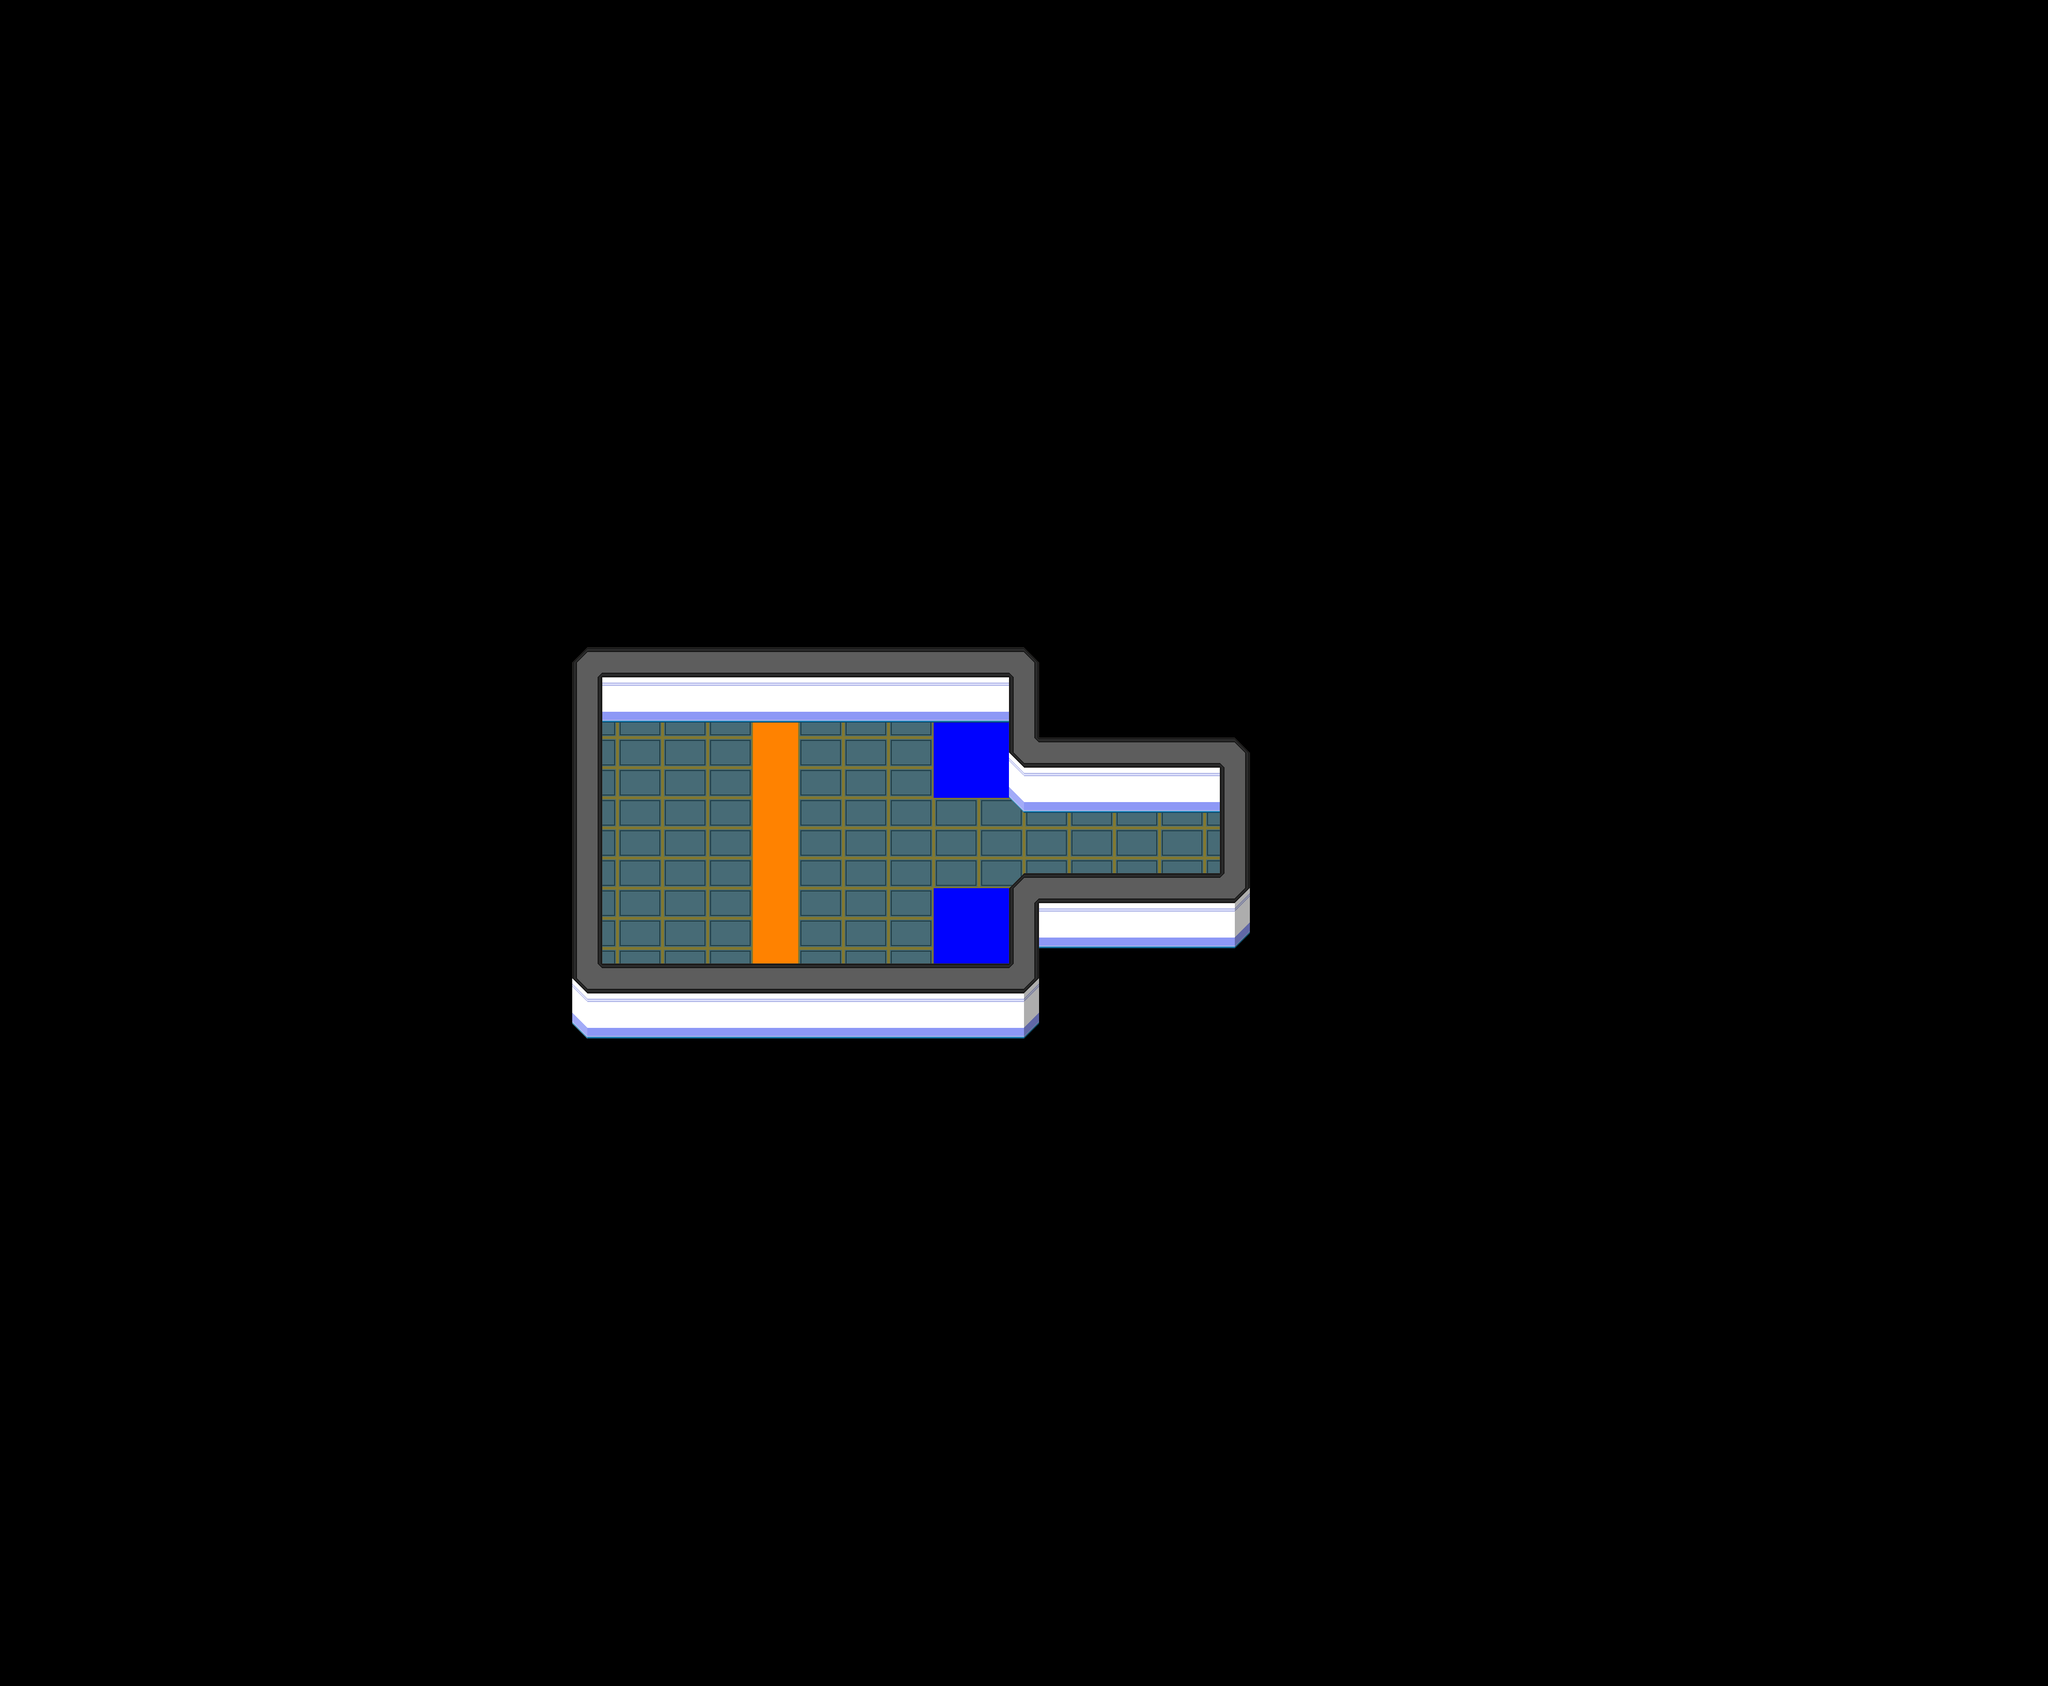

A level layout from a 2D game, rendered from its tile map. Below: a short description, then the map file with tile-grid data replaced by summaries:
An orthogonal 136x112 tile map with 32x32 px tiles, 4 tile layers (Background, Floor, Foreground, Top), 2 tilesets.

<map version="1.10" tiledversion="1.10.2" orientation="orthogonal" renderorder="right-up" width="136" height="112" tilewidth="32" tileheight="32" infinite="0" nextlayerid="9" nextobjectid="2">
 <tileset firstgid="1" name="default tileset" tilewidth="32" tileheight="32" tilecount="256" columns="16">
  <image source="default_tileset.png" width="512" height="512" />
 </tileset>
 <tileset firstgid="257" source="betatiles.tsx" />
 <layer id="1" name="Background" width="136" height="112">
  <data>[15232 cells, 0 non-empty, 0 distinct tile ids]</data>
 </layer>
 <layer id="8" name="Floor" width="136" height="112">
  <data>[15232 cells, 694 non-empty, 8 distinct tile ids]</data>
 </layer>
 <layer id="7" name="Foreground" width="136" height="112">
  <data>[15232 cells, 514 non-empty, 21 distinct tile ids]</data>
 </layer>
 <layer id="5" name="Top" width="136" height="112">
  <data>[15232 cells, 0 non-empty, 0 distinct tile ids]</data>
 </layer>
</map>
